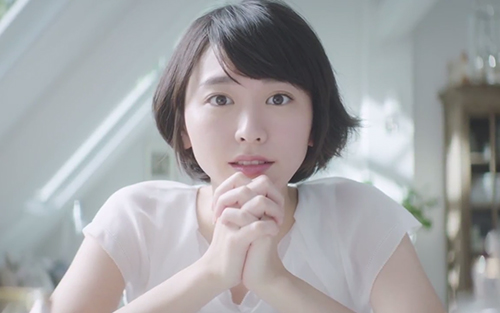
//> input picture OpenCVProj/HelloOpenCV/picture.JPG, 500 x 313 px, given in place of the camera
$ ./ReadVideo   (built with g++ and OpenCV 4)
//> lines starting //> are read from the running program, lines starting //| are printed output that depends on the picture
#include <opencv2/opencv.hpp>
using namespace cv;

int main() {
	VideoCapture capture(0);
	Mat edges;
	while (true)
	{
		Mat frame;
		capture >> frame;
//> frame is the input picture: 313 rows x 500 cols, CV_8UC3; mean B, G, R 166.4, 164.5, 164.4
		cvtColor(frame, edges, CV_BGR2GRAY);  // 将BGR转换为灰度图
		blur(edges, edges, Size(7, 7));
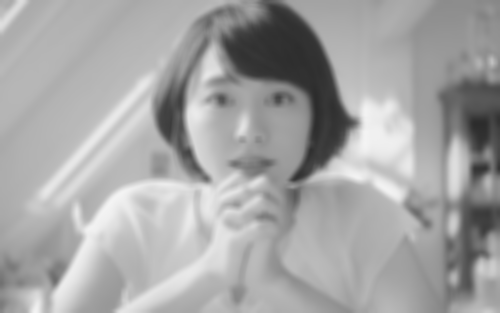
//> edges: 313 rows x 500 cols, CV_8UC1; min 44, max 244, mean 164.7
		Canny(edges, edges, 0, 30, 3);
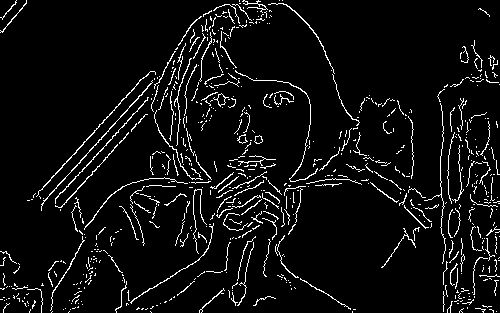
//> edges: 313 rows x 500 cols, CV_8UC1; 5.8% white in thin lines or dots
		imshow("Read video", edges);
		if (waitKey(30) >= 0) break;
//> the Esc key is pressed
	}
	return 0;
}
